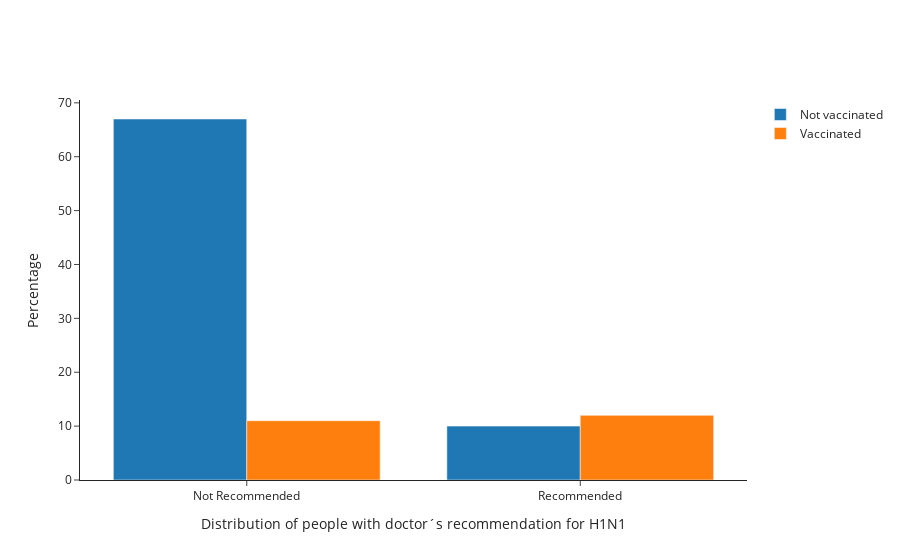

Source (notebook cell):
### Markdown cell above
## PLOTS FOR DISTRIBUTION OF TARGETS

### Code cell
# Creating plots for the distribution of people with recommendation that shows both vaccinated and not vaccinated


def get_figure_targets_doc_recc():
    fig = go.Figure(data=[
    go.Bar(name='Not vaccinated', x=data3.query('h1n1_vaccine == 0')['doctor_recc_h1n1'], y=data3.query('h1n1_vaccine == 0')['Percentage']),
    go.Bar(name='Vaccinated', x=data3.query('h1n1_vaccine == 1')['doctor_recc_h1n1'], y=data3.query('h1n1_vaccine == 1')['Percentage'],)
],
    layout=go.Layout(template="simple_white"))

    # Change the bar mode
    fig.update_layout(barmode='group')
    fig.update_xaxes(title='Distribution of people with doctor´s recommendation for H1N1',
        ticktext=['Recommended', 'Not Recommended'],
        tickmode='array', tickvals = [1, 0])
    fig.update_yaxes(title='Percentage')
            
    return fig

fig_targets_H1N1_doc_recc = get_figure_targets_doc_recc()


fig_targets_H1N1_doc_recc.write_image("images/fig_targets_H1N1_doc_recc.png")
fig_targets_H1N1_doc_recc

### Figure 1 — Plotly figure (JSON) as saved in the notebook; plotly's stock layout.template omitted (floating-point values rounded to 4 significant figures)
{"data": [{"name": "Not vaccinated", "type": "bar", "x": [0, 1], "y": [67, 10]}, {"name": "Vaccinated", "type": "bar", "x": [0, 1], "y": [11, 12]}], "layout": {"barmode": "group", "xaxis": {"tickmode": "array", "ticktext": ["Recommended", "Not Recommended"], "tickvals": [1, 0], "title": {"text": "Distribution of people with doctor´s recommendation for H1N1"}}, "yaxis": {"title": {"text": "Percentage"}}}}
